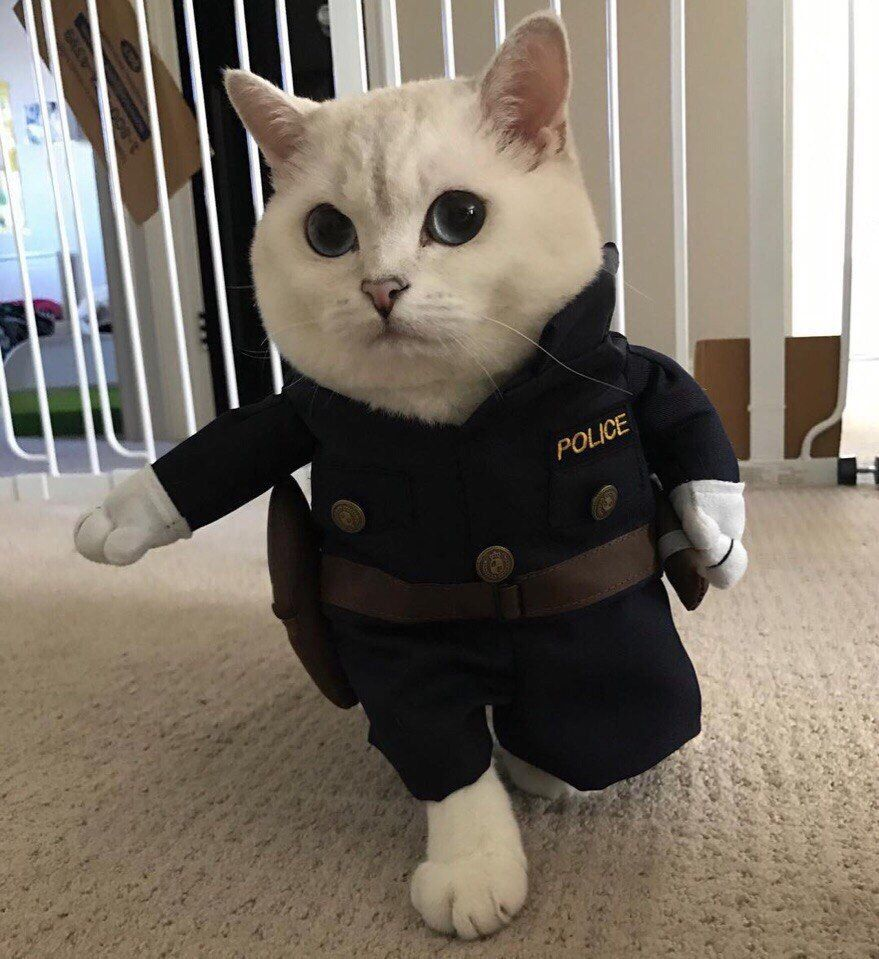
#> input picture Images/catcop.jpg, 879 x 959 px, found by its file name
$ jupyter execute ImageProcessing1.ipynb
#> lines starting #> are read from the running program, lines starting #| are printed output that depends on the picture
[cell 1]
from skimage import io
from skimage import color
import numpy as np
import matplotlib.pyplot as plt
from skimage import data

image = io.imread('Images\\catcop.JPG')
#> image is the input picture: shape (959, 879, 3); mean R, G, B 122.6, 113.5, 102.1
io.imshow(image)

[cell 2]
right_half = image[:, image.shape[1]//2:]
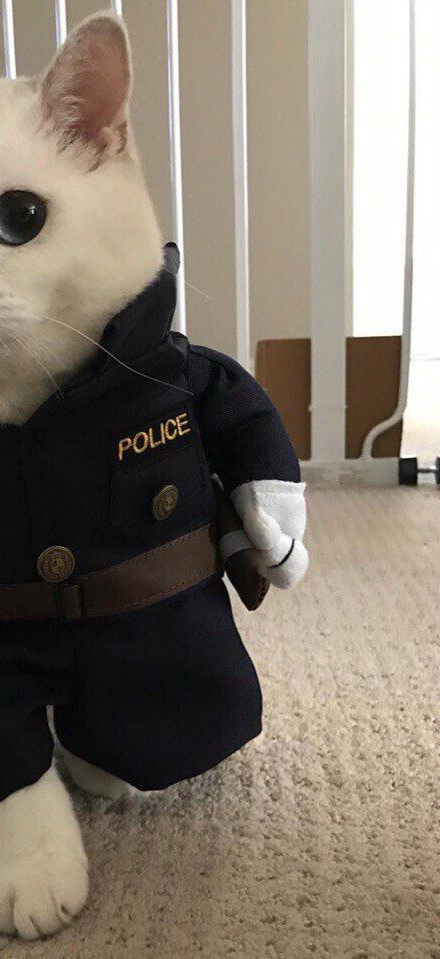
#> right_half: shape (959, 440, 3); mean R, G, B 130.9, 120.6, 108.1
io.imshow(right_half)

[cell 3]
zeroed_image = image.copy()
zeroed_image[:,:,[1, 2]] = 0
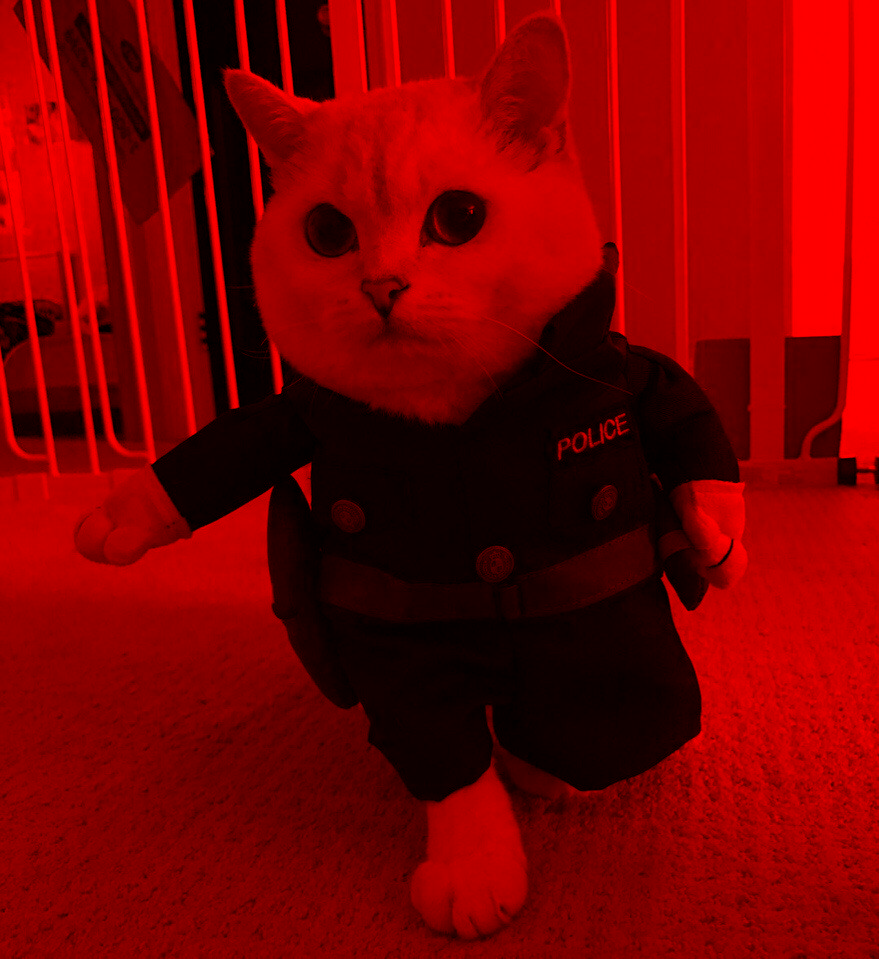
#> zeroed_image: shape (959, 879, 3); mean R, G, B 122.6, 0, 0
io.imshow(zeroed_image)

[cell 4]
io.imshow(image)

[cell 5]
gray_im = np.average(image, axis=2)
io.imshow(gray_im, cmap='gray')

[cell 6]
avg = (image[:,:,0]//3+image[:,:,1]//3+image[:,:,2]//3)
gray_im = np.zeros_like(image)
gray_im[:,:,0] = avg
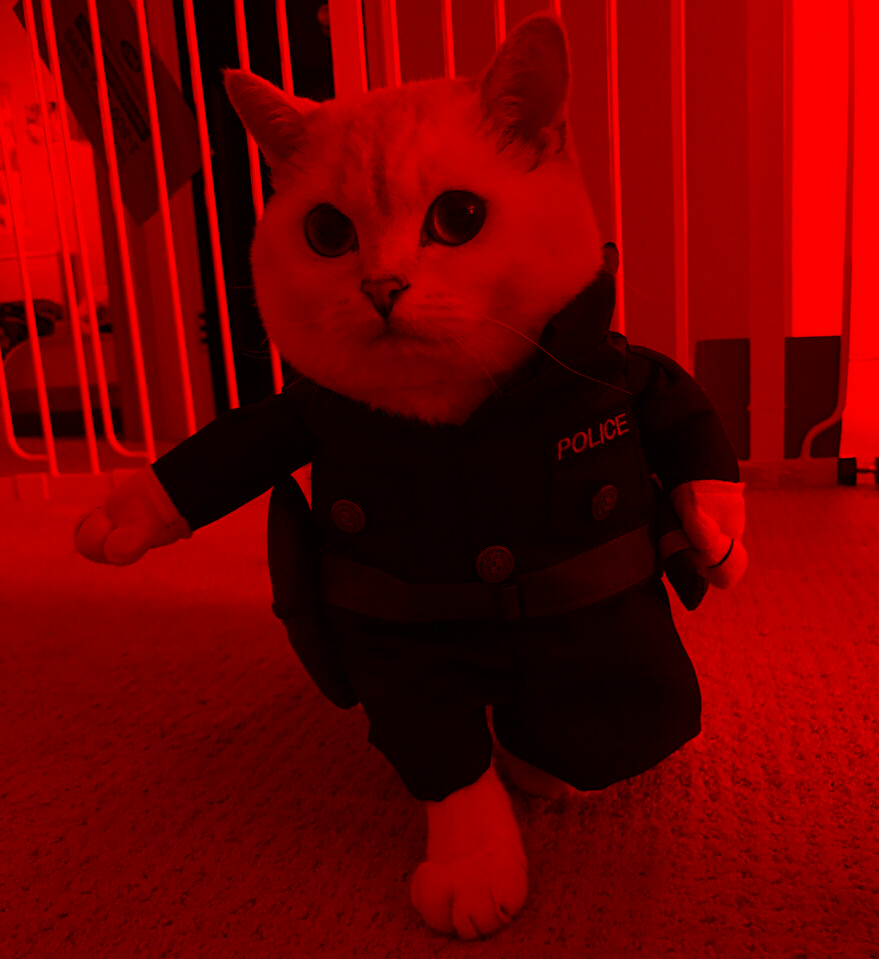
#> gray_im: shape (959, 879, 3); mean of channels 0, 1, 2 111.8, 0, 0; drawn as R, G, B
gray_im[:,:,1] = avg
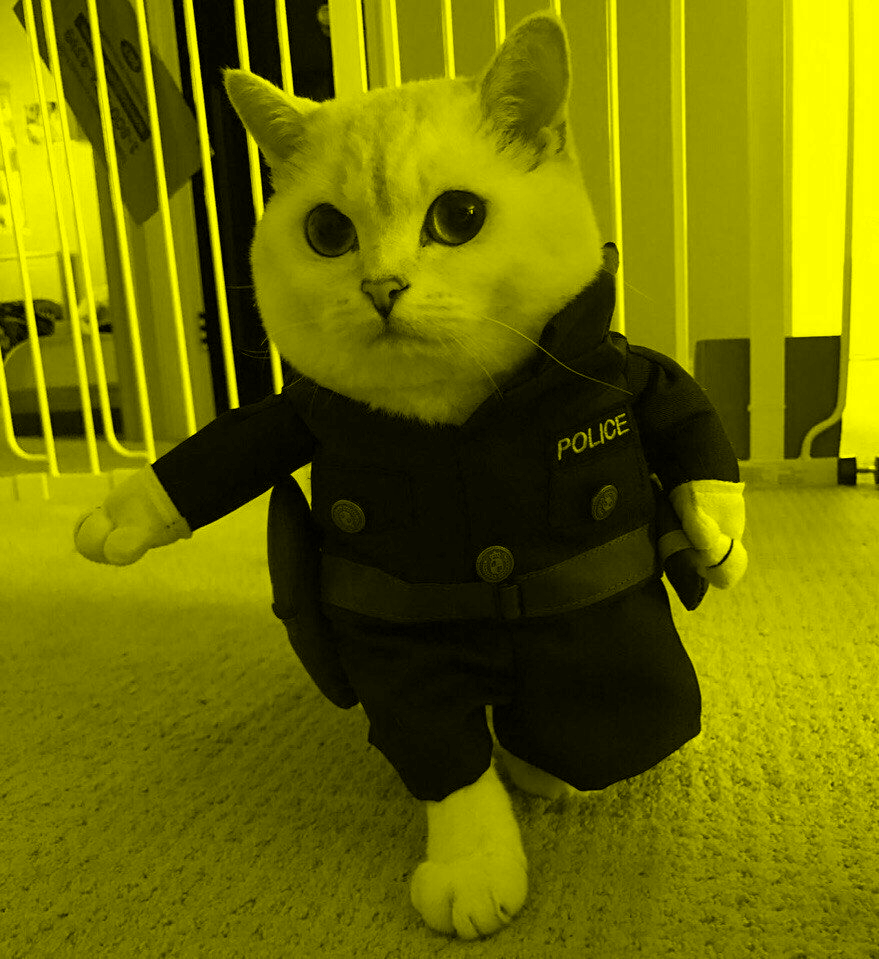
#> gray_im: shape (959, 879, 3); mean of channels 0, 1, 2 111.8, 111.8, 0; drawn as R, G, B
gray_im[:,:,2] = avg
io.imshow(avg)

[cell 7]
gray_im2 = np.average(image, axis=2)
plt.imshow(gray_im2, cmap='gray')
plt.show()

[cell 8]
from skimage import color
internal_gray = color.rgb2gray(image)
io.imshow(internal_gray)

[cell 9]
from skimage import transform
mirrored = np.fliplr(image)
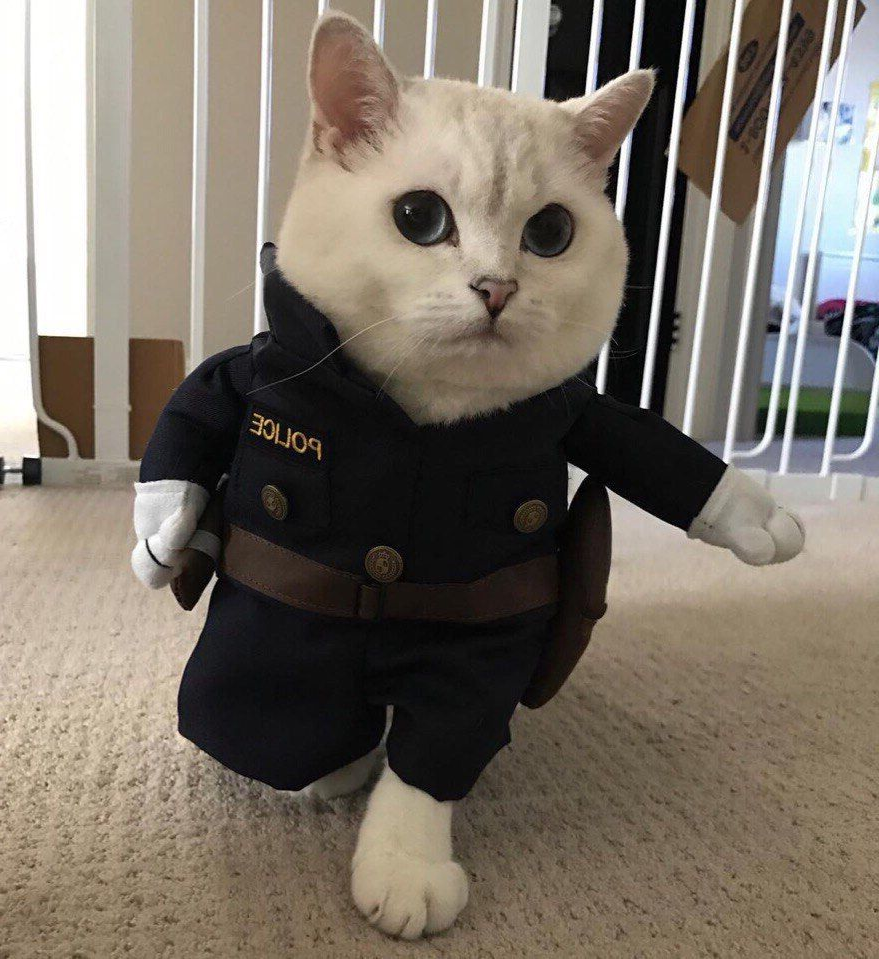
#> mirrored: shape (959, 879, 3); mean R, G, B 122.6, 113.5, 102.1
io.imshow(mirrored)

$ run again, with Images/BigKitty.jpg copied over Images/catcop.jpg
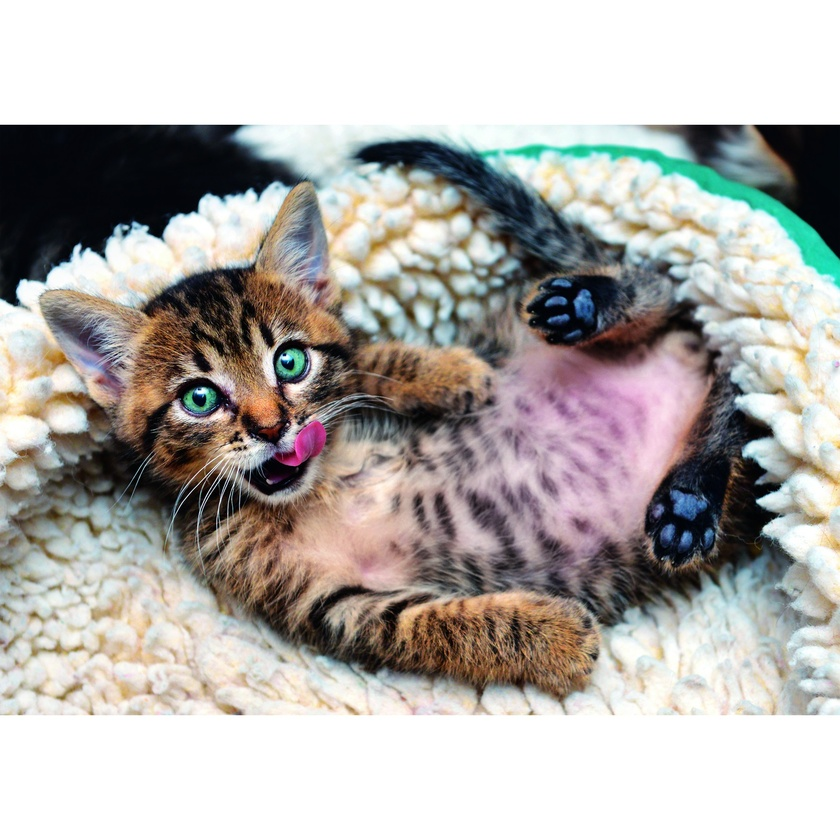
#> input picture Images/BigKitty.jpg, 840 x 840 px, shrunk from 2000 x 2000 before the run, found by its file name
#> image is the input picture: shape (840, 840, 3); mean R, G, B 178, 174.6, 171.1
#> `gray_im[:,:,1] = avg`:
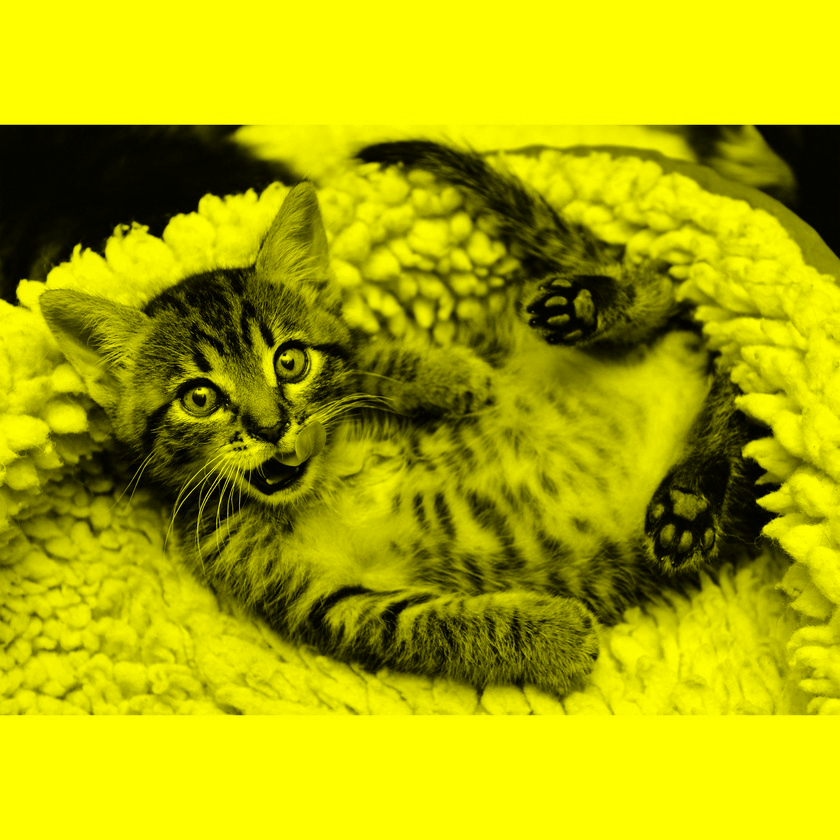
#> gray_im: shape (840, 840, 3); mean of channels 0, 1, 2 173.9, 173.9, 0; drawn as R, G, B
#> `mirrored = np.fliplr(image)`:
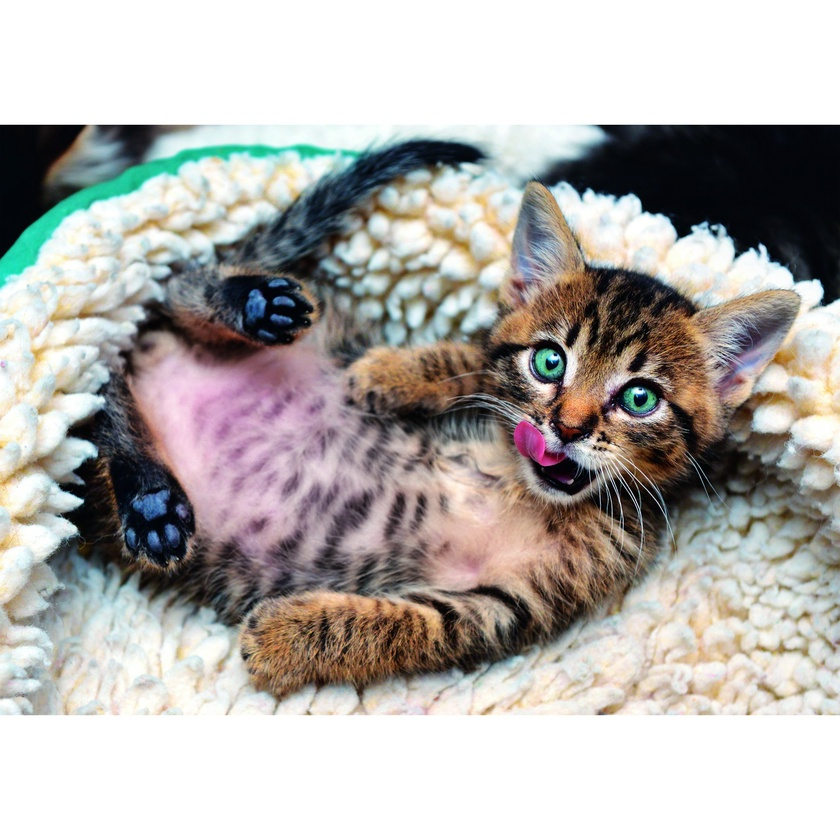
#> mirrored: shape (840, 840, 3); mean R, G, B 178, 174.6, 171.1

$ run again, with Images/cat1000.jpg copied over Images/catcop.jpg
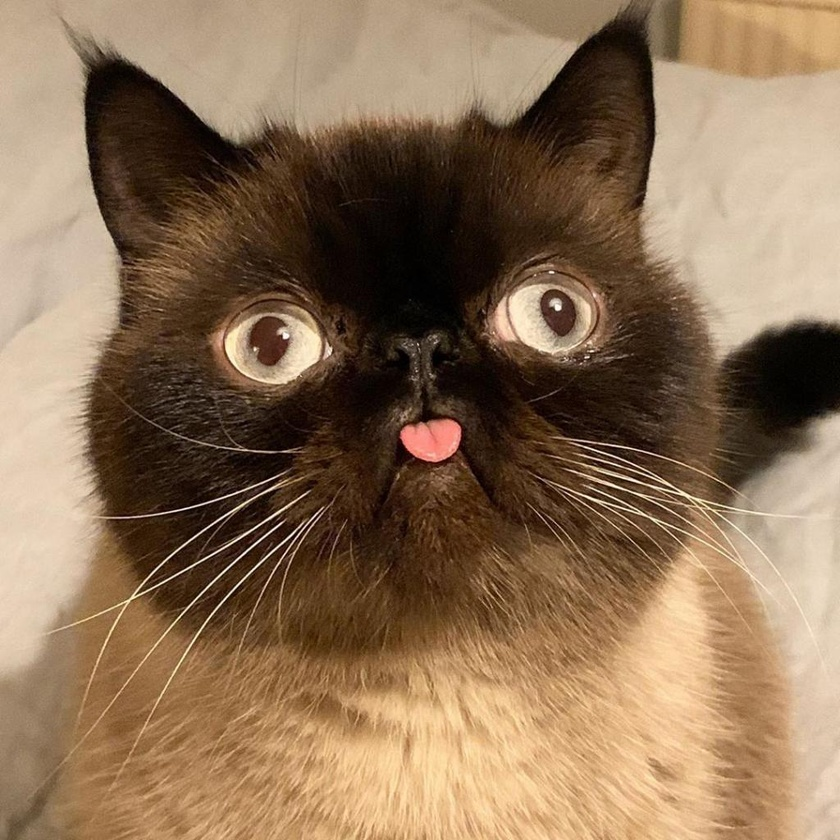
#> input picture Images/cat1000.jpg, 840 x 840 px, shrunk from 1024 x 1024 before the run, found by its file name
#> image is the input picture: shape (840, 840, 3); mean R, G, B 139.7, 112.6, 85.5
#> `gray_im[:,:,1] = avg`:
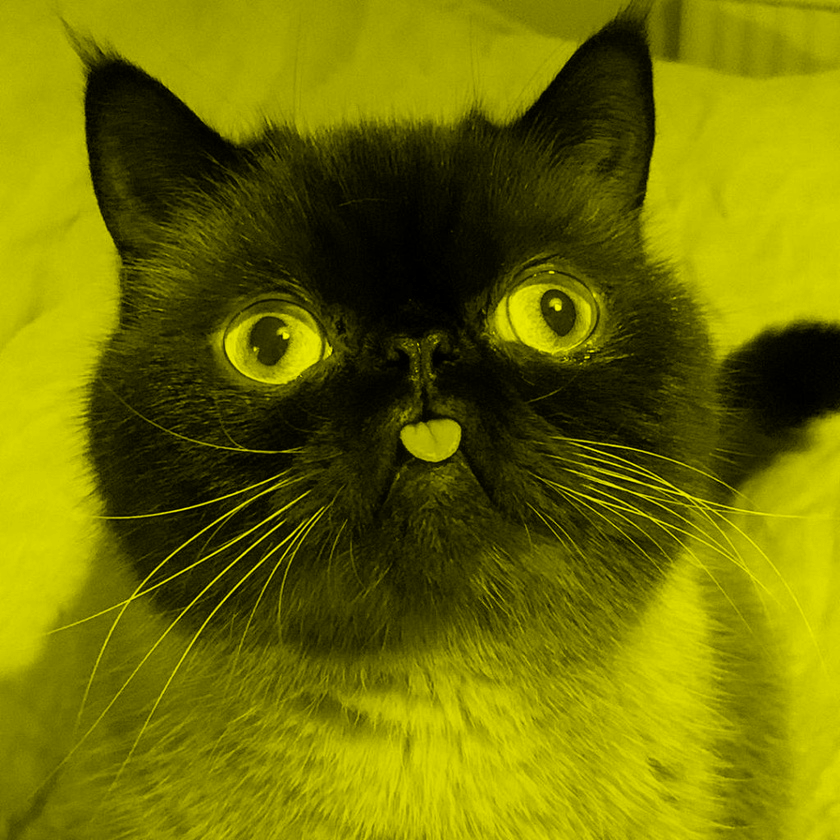
#> gray_im: shape (840, 840, 3); mean of channels 0, 1, 2 111.6, 111.6, 0; drawn as R, G, B
#> `mirrored = np.fliplr(image)`:
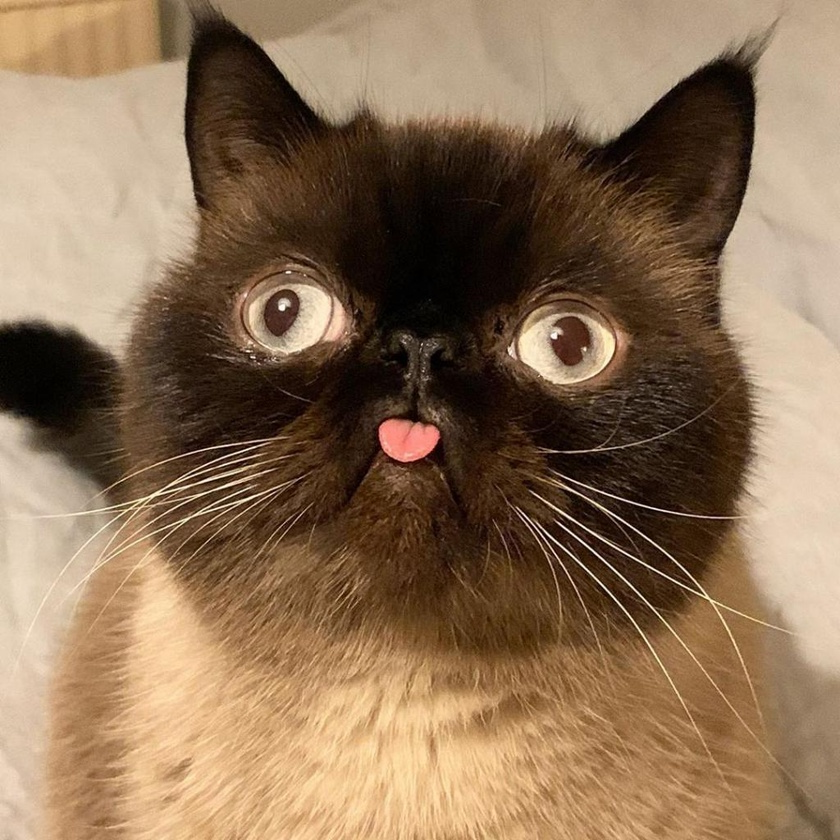
#> mirrored: shape (840, 840, 3); mean R, G, B 139.7, 112.6, 85.5
